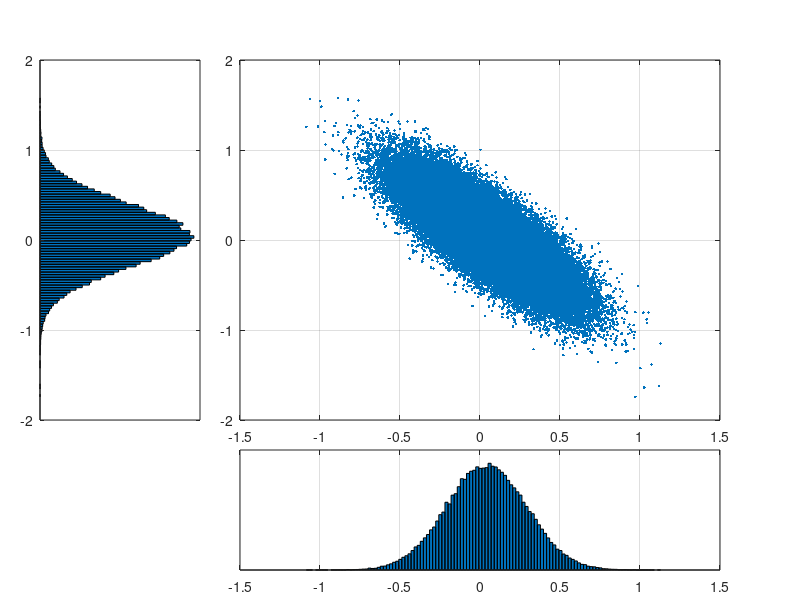
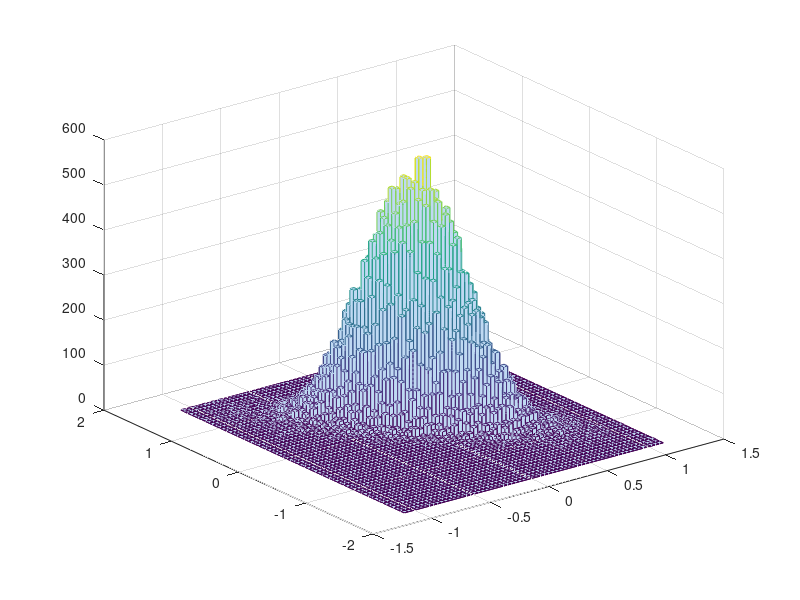

MATLAB code to generate these figures, in order:
% this script simulates a bivariate normal distribution
% it shows its pdf as proxied by the 3-D histogram
% it shows the distribution of a generic linear combination (portfolio) of the two variables
% it computes the summary statistics of the market
% see "Risk and Asset Allocation"-Springer (2005), by A. Meucci

clc; clear; close all
%%%%%%%%%%%%%%%%%%%%%%%%%%%%%%%%%%%%%%%%%%%%%%%%%%%%%%%%%%%%%%%%%%%%%%%%%%%%%%%%%%%%%%%%%%%%%%%%%%%%%%%%%%%%%%%%%%%%%%%%%%%%%%%%%%%%%%%%%%%
% input parameters

Mu=[0.04 .05]';
s=[.25 .35]';
r=-.8;

NumSimulations=100000;
%%%%%%%%%%%%%%%%%%%%%%%%%%%%%%%%%%%%%%%%%%%%%%%%%%%%%%%%%%%%%%%%%%%%%%%%%%%%%%%%%%%%%%%%%%%%%%%%%%%%%%%%%%%%%%%%%%%%%%%%%%%%%%%%%%%%%
Sigma=[s(1)^2     r*s(1)*s(2)
    r*s(1)*s(2)    s(2)^2];

% generate sample
X = mvnrnd(Mu,Sigma,NumSimulations);

%%%%%%%%%%%%%%%%%%%%%%%%%%%%%%%%%%%%%%%%%%%%%%%%%%%%%%%%%%%%%%%%%%%%%%%%%%%%%%%%%%%%%%%%%%%%%%%%%%%%%%%%%%%%%%%%%%%%%
% plots

figure 
% marginals
NumBins=round(10*log(NumSimulations));

subplot('Position',[.05 .3 .2 .6]) 
[n,D]=hist(X(:,2),NumBins);
barh(D,n,1);
[y_lim]=get(gca,'ylim');
set(gca,'xtick',[])
grid on

subplot('Position',[.3 .05 .6 .2]) 
[n,D]=hist(X(:,1),NumBins);
bar(D,n,1);
[x_lim]=get(gca,'xlim');
set(gca,'ytick',[])
grid on

% scatter plot
subplot('Position',[.3 .3 .6 .6]) 
h=plot(X(:,1),X(:,2),'.');
set(gca,'xlim',x_lim,'ylim',y_lim)
grid on

% 3-d histogram (~rescaled pdf)
NumBins3d=round(sqrt(NumSimulations)/5);
figure
hist3(X,[NumBins3d NumBins3d]);

%%%%%%%%%%%%%%%%%%%%%%%%%%%%%%%%%%%%%%%%%%%%%%%%%%%%%%%%%%%%%%%%%%%%%%%%%%%%%%%%%%%%%%%%%%%%%%%%%%%%%%%%%%%%%%%%%%%%%
% compute summary statistics (analytical and sample-based)
Expected_Value=Mu'
Covariance=Sigma;
Standard_Deviation=sqrt(diag(Covariance))'
Correlation=r

Sample_Mean=mean(X)
Sample_Covariance=cov(X);
Sample_Standard_Deviation=sqrt(diag(Sample_Covariance))'
Sample_Correlation=Sample_Covariance(1,2)/(sqrt(Sample_Covariance(1,1)*Sample_Covariance(2,2)))
